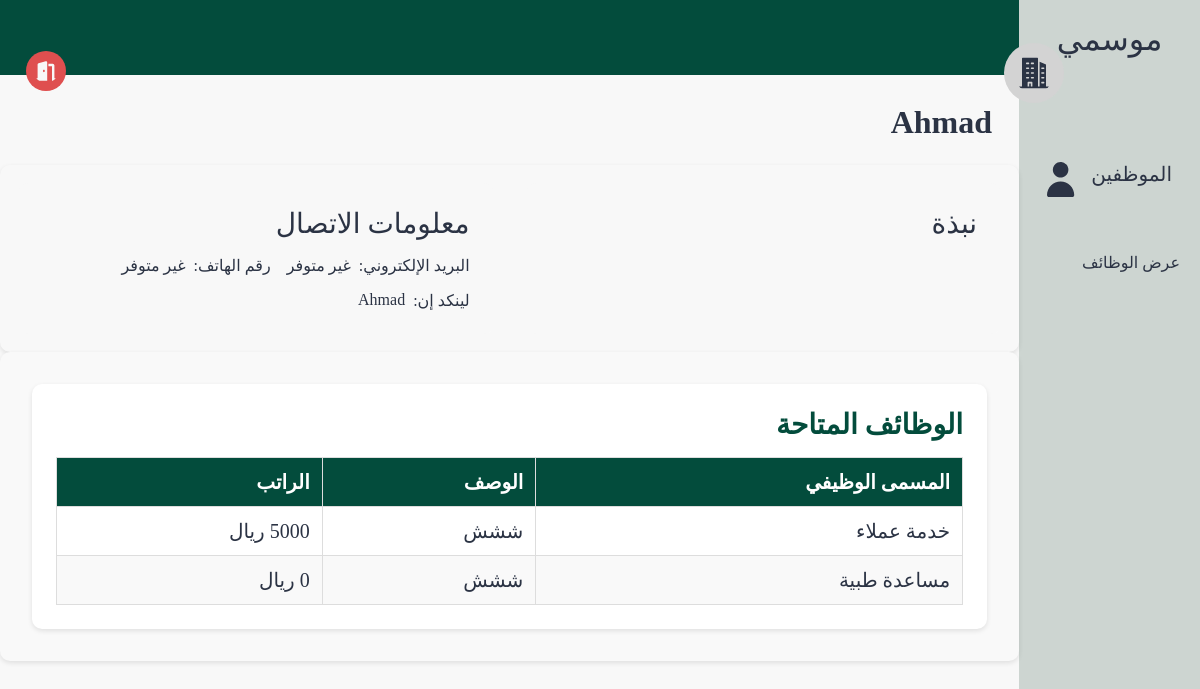
The app's page /pages/company.php?id=2 with its own data.
### tables this page shows
CREATE TABLE company (
    company_id INTEGER PRIMARY KEY, 
    owner_id INTEGER,
    hr_id INTEGER,
    name TEXT,
    location TEXT,
    bio TEXT,
    FOREIGN KEY (owner_id) REFERENCES users(id) ON DELETE CASCADE,
    FOREIGN KEY (hr_id) REFERENCES users(id) ON DELETE CASCADE
);

CREATE TABLE jobs (
    job_id INTEGER PRIMARY KEY, 
    company_id INTEGER,
    name TEXT,
    description TEXT,
    salary INTEGER,
    language_id INTEGER,
    type BOOLEAN,
    FOREIGN KEY (company_id) REFERENCES company(company_id) ON DELETE CASCADE,
    FOREIGN KEY (language_id) REFERENCES languages(language_id) ON DELETE CASCADE
);

### src/database/fetch.php (called while the page is built, shortened)
<?php
include('../database/data.php');
function fetchAllCompanyJobs($company_id)
{
    global $db;
    $company_id = intval($company_id);
    $stmt = $db->prepare('SELECT name, description, salary FROM jobs WHERE company_id = :company_id');
    $stmt->bindValue(':company_id', $company_id, SQLITE3_INTEGER);
    $result = $stmt->execute();
    $jobs = [];
    while ($row = $result->fetchArray(SQLITE3_ASSOC)) {
        $jobs[] = $row;
    }
    return $jobs;
}

### src/pages/company.php (the view, shortened to what this page needs)
<?php
include ('../database/data.php');
$company_id = isset($_GET["id"]) ? intval($_GET["id"]) : ($_SESSION['user']['company_id'] ?? 0);
$stmt = $db->prepare("SELECT * FROM company WHERE company_id = :company_id");
$stmt->bindValue(':company_id', $company_id, SQLITE3_INTEGER);
$result = $stmt->execute()->fetchArray(SQLITE3_ASSOC);
$name = $result['name'] ?? 'غير معروف';
$email = $result['email'] ?? 'غير متوفر';
$phone = $result['phone'] ?? 'غير متوفر';
$linkedin = $result['linkedin'] ?? '#';
$jobs = fetchAllCompanyJobs($company_id);
?>
<!DOCTYPE html>
<html lang="ar" dir="rtl">
<head>
    <link rel="stylesheet" href="../styles/profile.css">
</head>
<body>
    <section class="page-structure">
        <?php
        include "../components/NavBar.php";
        ?>
        <section class="page-content">
            <div class="username">
                <img class="profile-pic" src="../images/company.svg" alt="صورة المستخدم">
                <div class="user">
                    <h2><?php echo $name; ?></h2>
                </div>
            </div>
            <div class="options">
                <a href="../pages/logout.php">
                    <img class="nav-icon" style="--color: #DF4F4F" src="../images/logout.svg" alt="شعار تسجيل الخروج">
                </a>
            </div>
            <header></header>
            <main>
                <section class="profile-details">
                    <div class="block about">
                        <h2>نبذة</h2>
                    </div>
                    <div class="block contacts">
                        <h2>معلومات الاتصال</h2>
                        <ul>
                            <li>البريد الإلكتروني:
                                <a href="mailto:<?php echo $email; ?>"><?php echo $email; ?></a>
                            </li>
                            <li>رقم الهاتف:
                                <a href="tel:<?php echo $phone; ?>"><?php echo $phone; ?></a>
                            </li>
                            <li>لينكد إن:
                                <a href="<?php echo $linkedin; ?>" target="_blank"><?php echo $name; ?></a>
                            </li>
                        </ul>
                    </div>
                </section>
                <section class="recent-activity">
                    <div class="block experinces">
                        <h2>الوظائف المتاحة</h2>
                        <table>
                            <tr>
                                <th>المسمى الوظيفي</th>
                                <th>الوصف</th>
                                <th>الراتب</th>
                            </tr>
                            <?php if (!empty($jobs)): ?>
                                <?php foreach ($jobs as $job): ?>
                                    <tr>
                                        <td><?php echo htmlspecialchars($job["name"]); ?></td>
                                        <td><?php echo htmlspecialchars($job["description"]); ?></td>
                                        <td><?php echo htmlspecialchars($job["salary"]); ?> ريال</td>
                                    </tr>
                                <?php endforeach; ?>
                            <?php else: ?>
                                <tr>
                                    <td colspan="3" style="text-align: center;">لا توجد وظائف متاحة</td>
                                </tr>
                            <?php endif; ?>
                        </table>
                    </div>
                </section>
            </main>
        </section>
    </section>
</body>
</html>

### src/styles/profile.css (style rules this page uses)
* { color: var(--black-color); }
body { background-color: var(--white-color); }
.nav-icon { --color: var(--white-alt-color); background-color: var(--color); width: 40px; height: 40px; border-radius: 50%; padding: 0.5rem; }
section.page-content { width: 100%; }
header { position: relative; display: flex; align-items: center; justify-content: space-between; min-height: 75px; background-color: var(--main-color); padding: 1.25rem 3rem; }
.username .profile-pic { width: 60px; height: 60px; padding: 10px; border-radius: 50%; background-color: lightgray; top: 0; }
.username { display: flex; align-items: center; gap: 0.75rem; height: 65px; position: absolute; top: 0; right: 18px; z-index: 1000; padding: 0.5rem 1rem; right: 10%; top: 40px; }
.options { display: flex; align-items: center; gap: 0.75rem; height: 65px; position: absolute; top: 40px; left: 10px; z-index: 1000; padding: 0.5rem 1rem; }
.username h2 { font-size: 2rem; }
.username .user { position: static; margin-top: 100px; }
header::after { content: ""; position: absolute; right: 0; bottom: 0; width: 70%; height: 4px; background-color: var(--main-color); }
main { margin-top: 70px; width: 100%; padding: 1rem; }
main section { border-radius: 10px; box-shadow: 0 2px 5px rgba(0, 0, 0, 0.1); padding: 18px; }
.profile-details { display: grid; grid-template-columns: 1fr 1fr; gap: 2rem; }
.profile-details .block { display: flex; flex-direction: column; gap: 1rem; background-color: var(--white-color); padding: 1.5rem; border-radius: 10px; }
.profile-details .block h2 { font-size: 1.75rem; font-weight: 500; }
.profile-details .block ul { list-style: none; padding-inline-start: 0; display: flex; flex-wrap: wrap; gap: 1rem; }
.profile-details .block ul li { display: flex; gap: 0.5rem; font-size: 1rem; }
.recent-activity { display: flex; flex-direction: column; gap: 2rem; padding: 2rem; background-color: #f9f9f9; border-radius: 10px; }
.recent-activity .block { background-color: #fff; padding: 1.5rem; border-radius: 10px; box-shadow: 0 2px 5px rgba(0, 0, 0, 0.1); }
.recent-activity .block h2 { font-size: 1.75rem; margin-bottom: 1rem; color: var(--main-color); }
.experinces table { width: 100%; border-collapse: collapse; font-size: 1.25rem; margin-top: 1rem; }
.experinces table th, .experinces table td { padding: 0.75rem; text-align: right; border: 1px solid #ddd; }
.experinces table th { background-color: var(--main-color); color: #fff; }
.experinces table tr:nth-child(odd) { background-color: #f9f9f9; }
.experinces table tr:nth-child(even) { background-color: #fff; }
@media (min-width: 992px) { main { padding: 1.25rem 0; } }

### src/styles/globals.css (style rules this page uses)
*, *::before, *::after { box-sizing: border-box; margin: 0; padding: 0; list-style: none; text-decoration: none; }
:root { --main-color: #034c3c; --secondary-color: #d2b48c; --white-color: #f8f8f8; --black-color: #2b3344; --white-alt-color: #cdd5d1; }
a { display: block; color: var(--black-color); }
.page-structure { display: flex; min-height: 100vh; }

### records on screen
company: name "Ahmad"
jobs: name "خدمة عملاء", description "ششش"
jobs: name "مساعدة طبية", description "ششش"

### other values on screen
$nav['title'] "الموظفين"
$email "غير متوفر"
$phone "غير متوفر"
